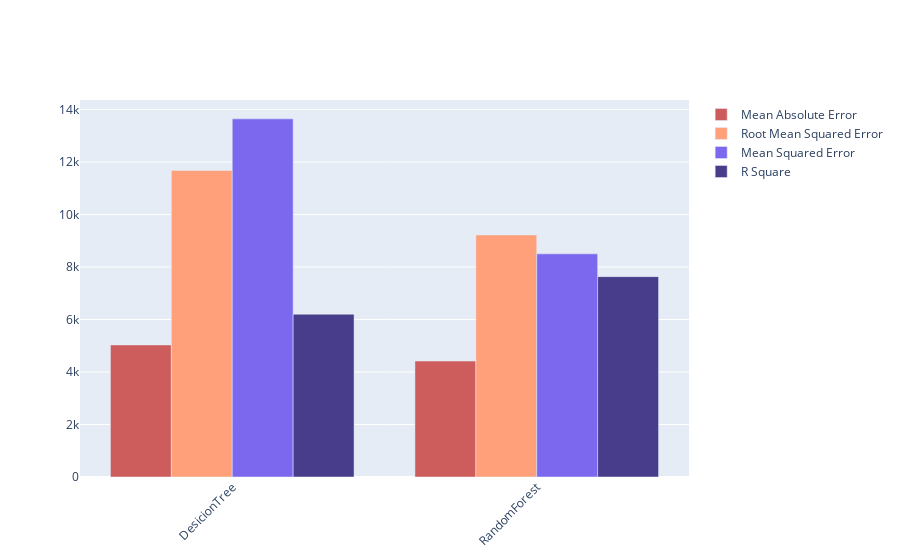

Notebook cell for this chart:
### Markdown cell above
# Comparison

### Code cell
model_name = ['DesicionTree', 'RandomForest']

fig = go.Figure()
fig.add_trace(go.Bar(
    x=model_name,
    y=results.iloc[0,1:],
    name='Mean Absolute Error',
    marker_color='indianred'
))
fig.add_trace(go.Bar(
    x=model_name,
    y=results.iloc[1,1:],
    name='Root Mean Squared Error',
    marker_color='lightsalmon'
))
fig.add_trace(go.Bar(
    x=model_name,
    y=results.iloc[2,1:],
    name='Mean Squared Error',
    marker_color='mediumslateblue'
))
fig.add_trace(go.Bar(
    x=model_name,
    y=results.iloc[3,1:],
    name='R Square',
    marker_color='darkslateblue'
))

# Here we modify the tickangle of the xaxis, resulting in rotated labels.
fig.layout.update(barmode='group', xaxis_tickangle=-45)

show_image = None
if export_flag:
    chart_studio.plotly.image.save_as(fig, filename='comparison-plot.png')
    show_image = Image('comparison-plot.png')
else:
    fig.show()

show_image

### Figure 1 — Plotly figure (JSON) as saved in the notebook; plotly's stock layout.template omitted (floating-point values rounded to 4 significant figures)
{"data": [{"marker": {"color": "indianred"}, "name": "Mean Absolute Error", "type": "bar", "x": ["DesicionTree", "RandomForest"], "y": [5032.0, 4416.0]}, {"marker": {"color": "lightsalmon"}, "name": "Root Mean Squared Error", "type": "bar", "x": ["DesicionTree", "RandomForest"], "y": [11680.0, 9220.0]}, {"marker": {"color": "mediumslateblue"}, "name": "Mean Squared Error", "type": "bar", "x": ["DesicionTree", "RandomForest"], "y": [13640.0, 8500.0]}, {"marker": {"color": "darkslateblue"}, "name": "R Square", "type": "bar", "x": ["DesicionTree", "RandomForest"], "y": [6201.0, 7633.0]}], "layout": {"barmode": "group", "xaxis": {"tickangle": -45}}}
